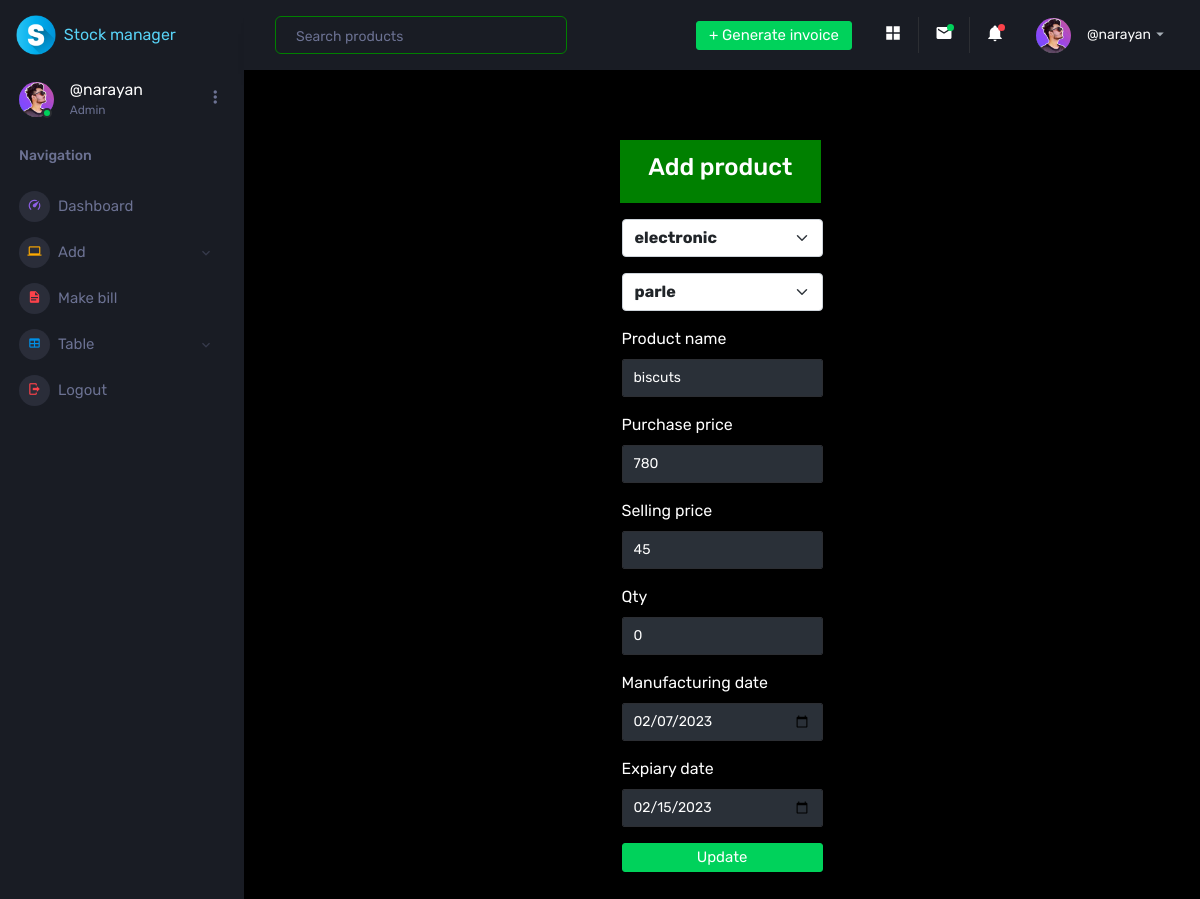
/product_edit.php?id=2 (signed in), run on the app's committed database.
### tables this page shows
CREATE TABLE `product` (
  `id` int(5) NOT NULL,
  `category_id` int(5) DEFAULT NULL,
  `company_id` int(5) DEFAULT NULL,
  `product_name` varchar(35) NOT NULL,
  `p_price` int(5) DEFAULT NULL,
  `s_price` int(5) DEFAULT NULL,
  `qty` varchar(13) DEFAULT NULL,
  `mfg_date` varchar(20) DEFAULT NULL,
  `exp_date` varchar(20) DEFAULT NULL,
  `created_at` timestamp NOT NULL DEFAULT current_timestamp(),
  `updated_at` timestamp NOT NULL DEFAULT current_timestamp() ON UPDATE current_timestamp()
);

### product_edit.php (the view, shortened to what this page needs)
<?php include "top.php" ?>
<?php
    $id=$_GET["id"];
    $con=new mysqli("localhost","root","","stock");
    $sql="SELECT
	product.id,
    product.product_name,
    product.p_price,
    product.s_price,
    product.qty,
    product.mfg_date,
    product.exp_date,
    company.name
    AS company_name,
    categories.name AS
    category_name
    FROM product
    JOIN company ON product.company_id = company.id JOIN categories ON product.category_id = categories.id
    WHERE product.id=$id";
    $rs=$con->query($sql);
        if($rs->num_rows> 0){
            $data= mysqli_fetch_all($rs, MYSQLI_ASSOC);
      }
       foreach($data as $info){
?>
<!DOCTYPE html>
<html lang="en">
<div class="container  w-25 mt-3">
    <div class="alert  text-center text-light"
        style="width:100.30%;margin-left:-2px;border-radius:0;background-color:green">
        <h3>Add product</h3>
    </div>
    <form method="post" action="store.php?id=<?=$info["id"];?>">
        <div class="mb-3">
            <select class="form-select bg-light fw-bold" name="category_id" aria-label="Default select example">
                <?php
                        $sql2="select * from categories";
                        $rs2=$con->query($sql2);
                        if($rs2->num_rows> 0){
                        $data2= mysqli_fetch_all($rs2, MYSQLI_ASSOC);
                     }
        foreach($data2 as $info2){
            if($info["category_name"]==$info2["name"]){
                $select="selected";
            }else{
                $select="";
            }
            ?>
                <option <?=$select;?> value="<?=$info2["id"];?>"><?=$info2["name"];?></option>
                <?php } ?>
            </select>
        </div>
        <div class="mb-3">
            <select class="form-select bg-light fw-bold" name="company_id" aria-label="Default select example">
                <?php
                        $sql3="select * from company";
                        $rs3=$con->query($sql3);
                        if($rs3->num_rows> 0){
                        $data3= mysqli_fetch_all($rs3, MYSQLI_ASSOC);
                     }
        foreach($data3 as $info3){
            if($info["company_name"]==$info3["name"]){
                $select="selected";
            }else{
                $select="";
            }?>
                <option <?=$select;?> value="<?=$info3["id"];?>"><?=$info3["name"];?></option>
                <?php } ?>
            </select>
        </div>
        <div class="mb-3">
            <label for="exampleInputPassword1" class="form-label">Product name</label>
            <input type="text" name="product_name" value="<?=$info["product_name"]?>" required
                placeholder="Enter product name" class="form-control" id="exampleInputPassword1">
        </div>
        <div class="mb-3">
            <label for="exampleInputPassword1" class="form-label">Purchase price</label>
            <input type="number" name="p_price" value="<?=$info["p_price"]?>" placeholder="Enter purchase price"
                required class="form-control" id="exampleInputPassword1">
        </div>
        <div class="mb-3">
            <label for="exampleInputPassword1" class="form-label">Selling price</label>
            <input type="number" name="s_price" value="<?=$info["s_price"]?>" placeholder="Selling price" required
                class="form-control" id="exampleInputPassword1">
        </div>
        <div class="mb-3">
            <label for="exampleInputPassword1" class="form-label">Qty</label>
            <input type="number" name="qty" value="<?=$info["qty"]?>" placeholder="Quantity" required
                class="form-control" id="exampleInputPassword1">
        </div>
        <div class="mb-3">
            <label for="exampleInputPassword1" class="form-label">Manufacturing date</label>
            <input type="date" name="mfg_date" value="<?=$info["mfg_date"]?>" placeholder="Enter manufacturing date"
                required class="form-control" id="exampleInputPassword1">
        </div>
        <div class="mb-3">
            <label for="exampleInputPassword1" class="form-label">Expiary date</label>
            <input type="date" name="exp_date" value="<?=$info["exp_date"]?>" placeholder="Enter expiary date" required
                class="form-control" id="exampleInputPassword1">
        </div>
        <div class="d-grid gap-2 mt-3">
            <button type="submit" class="btn btn-success" name="product_update">Update</button>
        </div>
    </form>
</div>
<?php } ?>
<?php include "bottam.php"?>

### data on the page
product: product_name "biscuts", p_price "780", s_price "45", qty "0", mfg_date "02/07/2023", exp_date "02/15/2023"

### other printed values
$_SESSION["username"] "@narayan"
form field category_id "electronic"
form field company_id "parle"
